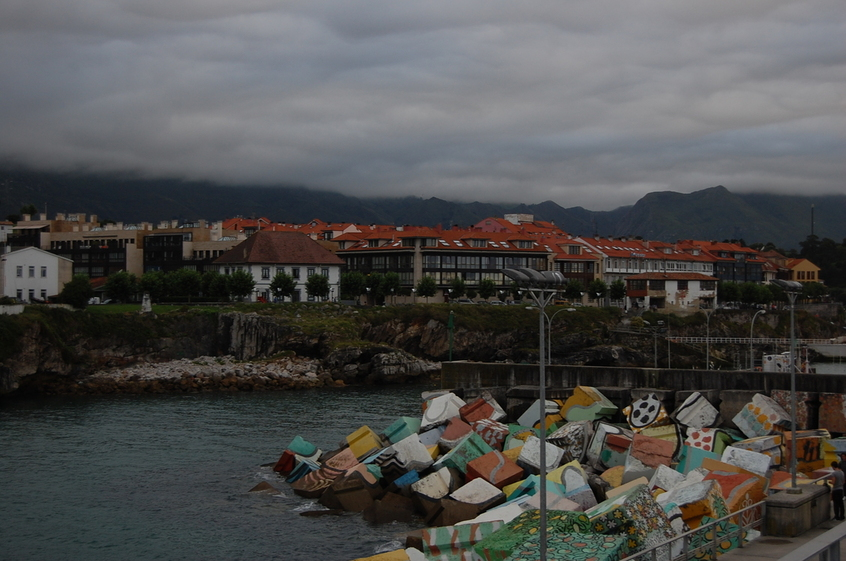
#> input picture LAB 2/Data/llanes/llanes_a.jpg, 846 x 561 px; the run also reads 1 picture not shown here
$ jupyter execute --allow-errors lab2.ipynb   (shell and % lines are left out)
#> lines starting #> are read from the running program, lines starting #| are printed output that depends on the picture
### LAB 2/utils.py
import numpy as np
from math import ceil, log
import matplotlib.pyplot as plt
from scipy.ndimage import map_coordinates
import random
import plotly.graph_objects as go
from typing import Tuple
import sys

def plot_img(img, do_not_use=[0]):
    plt.figure(do_not_use[0])
    do_not_use[0] += 1
    plt.imshow(img)


def get_transformed_pixels_coords(I, H, shift=None):
    ys, xs = np.indices(I.shape[:2]).astype("float64")
    if shift is not None:
        ys += shift[1]
        xs += shift[0]
    ones = np.ones(I.shape[:2])
    coords = np.stack((xs, ys, ones), axis=2)
    coords_H = (H @ coords.reshape(-1, 3).T).T
    coords_H /= coords_H[:, 2, np.newaxis]
    cart_H = coords_H[:, :2]

    return cart_H.reshape((*I.shape[:2], 2))

def apply_H_fixed_image_size(I, H, corners):
    h, w = I.shape[:2] # when we convert to np.array it swaps

    # corners
    c1 = np.array([1, 1, 1])
    c2 = np.array([w, 1, 1])
    c3 = np.array([1, h, 1])
    c4 = np.array([w, h, 1])

    # transformed corners
    Hc1 = H @ c1
    Hc2 = H @ c2
    Hc3 = H @ c3
    Hc4 = H @ c4
    Hc1 = Hc1 / Hc1[2]
    Hc2 = Hc2 / Hc2[2]
    Hc3 = Hc3 / Hc3[2]
    Hc4 = Hc4 / Hc4[2]

    xmin = corners[0]
    xmax = corners[1]
    ymin = corners[2]
    ymax = corners[3]

    size_x = ceil(xmax - xmin + 1)
    size_y = ceil(ymax - ymin + 1)

    # transform image
    H_inv = np.linalg.inv(H)

    out = np.zeros((size_y, size_x, 3))
    shift = (xmin, ymin)
    interpolation_coords = get_transformed_pixels_coords(out, H_inv, shift=shift)
    interpolation_coords[:, :, [0, 1]] = interpolation_coords[:, :, [1, 0]]
    interpolation_coords = np.swapaxes(np.swapaxes(interpolation_coords, 0, 2), 1, 2)

    out[:, :, 0] = map_coordinates(I[:, :, 0], interpolation_coords)
    out[:, :, 1] = map_coordinates(I[:, :, 1], interpolation_coords)
    out[:, :, 2] = map_coordinates(I[:, :, 2], interpolation_coords)

    return out.astype("uint8")

# [4 lines left out: function Normalise_last_coord, not called in this run]

def DLT_homography(points1:np.ndarray, points2:np.ndarray) -> np.ndarray:

    A = []

    for i in range(points1.shape[1]):
        x1, y1, _ = points1[:, i]
        x2, y2, _ = points2[:, i]

        # Ai (2x9)
        A.append([
            0, 0, 0,
            -x1, -y1, -1,
            y2*x1, y2*y1, y2
        ])
        A.append([
            x1, y1, 1,
            0, 0, 0,
            -x2*x1, -x2*y1, -x2
        ])

    A = np.array(A)

    _, _, VT = np.linalg.svd(A)
    h = VT[-1]

    # Reshape the solution vector into a 3x3 matrix
    H = h.reshape(3, 3)

    return H

def Inliers(H:np.ndarray, points1:np.ndarray, points2:np.ndarray, th:float) -> np.ndarray:

    # Check that H is invertible
    if abs(log(np.linalg.cond(H))) > 15:
        idx = np.empty(1)
        return idx

    Npts = points1.shape[1]
    inliers = []
    projected_points = np.dot(H, points1)
    projected_points /= projected_points[2, :]

    for i in range(Npts):
        error = np.linalg.norm(projected_points[:2, i] - points2[:2, i])
        if error < th:
            inliers.append(i)

    return np.array(inliers)


def Ransac_DLT_homography(
        points1: np.ndarray,
        points2: np.ndarray,
        th: float,
        max_it: int
        ) -> Tuple[np.ndarray, np.ndarray]:

    Ncoords, Npts = points1.shape
    it = 0
    best_inliers = np.empty(1)

    while it < max_it:
        indices = random.sample(range(1, Npts), 4)
        H = DLT_homography(points1[:,indices], points2[:,indices])
        inliers = Inliers(H, points1, points2, th)

        # test if it is the best model so far
        if inliers.shape[0] > best_inliers.shape[0]:
            best_inliers = inliers

        # update estimate of iterations (the number of trials) to ensure we pick, with probability p,
        # an initial data set with no outliers

        fracinliers = inliers.shape[0]/Npts
        pNoOutliers = 1 -  fracinliers**4
        eps = sys.float_info.epsilon
        pNoOutliers = max(eps, pNoOutliers)   # avoid division by -Inf
        pNoOutliers = min(1-eps, pNoOutliers) # avoid division by 0
        p = 0.99 # CI
        max_it = log(1-p)/log(pNoOutliers)

        it += 1

    # compute H from all the inliers
    H = DLT_homography(points1[:,best_inliers], points2[:,best_inliers])
    inliers = best_inliers

    return H, inliers


# [41 lines left out: functions optical_center, view_direction, plot_camera, plot_image_origin, not called in this run]

### LAB 2/lab2.ipynb
# Lab 2: Homography estimation and applications

In this lab you will learn how to estimate a homography relating two images given a set of correspondences between them. Then, you will work with different computer vision applications of the homography.

More precisely, the goals are:

1) Homography estimation with the DLT algorithm. <br>

2) Application: Image mosaics. <br>

3) Refinement of the estimated homography with the Gold Standard algorithm. <br>

4) Application: Camera calibration with a planar pattern and augmented reality. <br>

5) Application: Logo detection. <br>

6) Application: Logo replacement.

The following file combines some text cells (Markdown cells) and code cells. Some parts of the code need to be completed. All tasks you need to complete are marked in <span style='color:Green'> green.  </span>

[cell 1]
cd "LAB 2"

[cell 2]
import numpy as np
import cv2
import math
import sys
import matplotlib
from matplotlib import pyplot as plt
from operator import itemgetter
from utils import apply_H_fixed_image_size, plot_img, Ransac_DLT_homography

## **1. Homography estimation with the DLT algorithm**

### **1.1 Compute image correspondences**
Execute the following code to find image correspondences using ORB [1] (you may also use SIFT, SURF, etc)

[1] Ethan Rublee, Vincent Rabaud, Kurt Konolige, Gary R. Bradski: ORB: An efficient alternative to SIFT or SURF. ICCV 2011: 2564-2571.

[cell 3]
import cv2
import matplotlib.pyplot as plt

def get_matches(img1, img2, img3, ratio_threshold=0.85):
    """
    Computes the good matches between three images (img1, img2, img3) using ORB and the ratio test.

    Args:
        img1: The first image.
        img2: The second image.
        img3: The third image.
        ratio_threshold: The threshold to apply for the ratio test.

    Returns:
        good_matches_12: The list of good matches between img1 and img2.
        good_matches_23: The list of good matches between img2 and img3.
        kp1, kp2, kp3: Keypoints from the first, second, and third images.
    """
    # Initiate ORB detector
    orb = cv2.ORB_create()

    # Find the keypoints and descriptors with ORB
    kp1, des1 = orb.detectAndCompute(img1, None)
    kp2, des2 = orb.detectAndCompute(img2, None)
    kp3, des3 = orb.detectAndCompute(img3, None)

    # Keypoint matching
    bf = cv2.BFMatcher()

    # Matching between img1 and img2
    matches_12 = bf.knnMatch(des1, des2, k=2)
    good_matches_12 = []
    for m, n in matches_12:
        if m.distance < ratio_threshold * n.distance:
            good_matches_12.append([m])

    # Matching between img2 and img3
    matches_23 = bf.knnMatch(des2, des3, k=2)
    good_matches_23 = []
    for m, n in matches_23:
        if m.distance < ratio_threshold * n.distance:
            good_matches_23.append([m])

    return good_matches_12, good_matches_23, kp1, kp2, kp3

# Example usage for 3 images
img1 = cv2.imread('Data/llanes/llanes_a.jpg', cv2.IMREAD_GRAYSCALE)
img2 = cv2.imread('Data/llanes/llanes_b.jpg', cv2.IMREAD_GRAYSCALE)
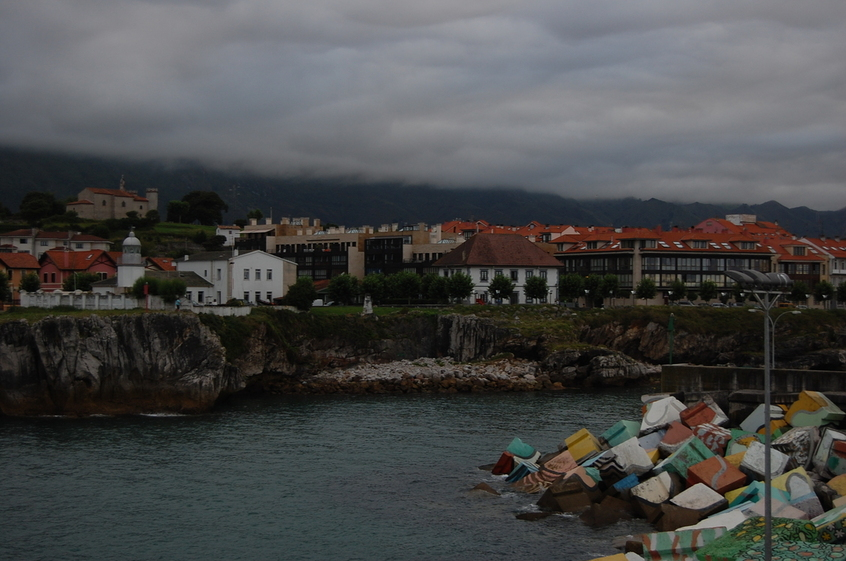
#> input picture LAB 2/Data/llanes/llanes_b.jpg, 846 x 561 px
img3 = cv2.imread('Data/llanes/llanes_c.jpg', cv2.IMREAD_GRAYSCALE)
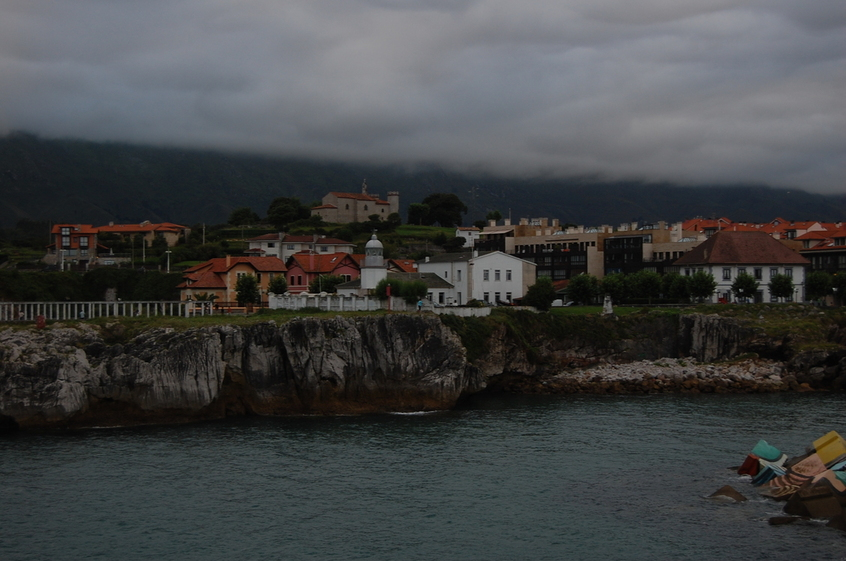
#> input picture LAB 2/Data/llanes/llanes_c.jpg, 846 x 561 px
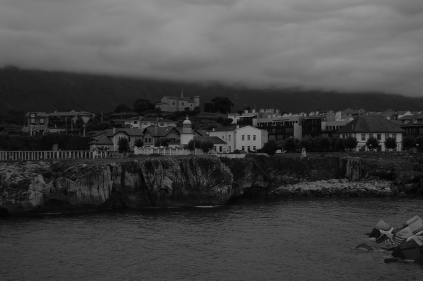
#> img3: shape (561, 846) (shown at 1/2 size); min 0, max 153, mean 67.6

good_matches_12, good_matches_23, kp1, kp2, kp3 = get_matches(img1, img2, img3)
#> in get_matches, `kp1, des1 = orb.detectAndCompute(img1, None)`: kp1 = 500 keypoints; strongest (x, y, size): (450, 495, 31), (451, 496, 37.2), (629, 407, 31), (452, 495, 44.6)
#> in get_matches, `kp2, des2 = orb.detectAndCompute(img2, None)`: kp2 = 500 keypoints; strongest (x, y, size): (671, 500, 31), (672, 500, 44.6), (722, 497, 31), (669, 292, 31)
#> in get_matches, `kp3, des3 = orb.detectAndCompute(img3, None)`: kp3 = 500 keypoints; strongest (x, y, size): (498, 293, 31), (496, 293, 31), (456, 304, 31), (440, 293, 31)
#> in get_matches, `matches_12 = bf.knnMatch(des1, des2, k=2)`: matches_12 = 500 matches
#> after the loop in get_matches, `for m, n in matches_12:`: good_matches_12 = 152 matches
#> in get_matches, `matches_23 = bf.knnMatch(des2, des3, k=2)`: matches_23 = 500 matches
#> after the loop in get_matches, `for m, n in matches_23:`: good_matches_23 = 188 matches
#> good_matches_12 = 152 matches; good_matches_23 = 188 matches

# Show "good" matches between img1 and img2
img_12 = cv2.drawMatchesKnn(img1, kp1, img2, kp2, good_matches_12, None, flags=cv2.DrawMatchesFlags_NOT_DRAW_SINGLE_POINTS)
plt.imshow(img_12)
fig = plt.gcf()
fig.set_size_inches(18.5, 10.5)
plt.show()

# Show "good" matches between img2 and img3
img_23 = cv2.drawMatchesKnn(img2, kp2, img3, kp3, good_matches_23, None, flags=cv2.DrawMatchesFlags_NOT_DRAW_SINGLE_POINTS)
plt.imshow(img_23)
fig = plt.gcf()
fig.set_size_inches(18.5, 10.5)
plt.show()

### **1.2 Compute the homography (DLT algorithm) between image pairs**

The following cell of code calls the 'Ransac_DLT_homography' function from utils.py
Before running the code of the cell you first need to complete some functions in utils.py that are called from 'Ransac_DLT_homography' function:

<span style='color:Green'> - Complete the 'DLT_homography' function that computes a homography from a set of point correspondences with the DLT algorithm.  </span>

<span style='color:Green'> - Complete the 'Inliers' function that, given a homography, a set of point correspondences and a certain threshold  returns the indices of the correspondences that are inliers.  </span>

[cell 4]
def get_homography(kp1, kp2, good_matches, th = 3, max_it = 1000):
    """
    Computes the homography between two images given keypoints and matches.

    Args:
        kp1: Keypoints from the first image.
        kp2: Keypoints from the second image.
        good_matches: List of good matches between the images.

    Returns:
        H: The computed homography matrix.
        inlier_matches: List of inlier matches.
    """
#> called with th = 3, max_it = 1000
    points1 = []
    points2 = []

    # Extract points from the good matches
    for m in good_matches:
        points1.append([kp1[m[0].queryIdx].pt[0], kp1[m[0].queryIdx].pt[1], 1])
        points2.append([kp2[m[0].trainIdx].pt[0], kp2[m[0].trainIdx].pt[1], 1])
#> after the loop, points1 = 152 items, first 6: [366, 245, 1], [563, 450, 1], [557, 410, 1], [546, 443, 1], [458, 244, 1], [575, 460, 1]; points2 = 152 items, first 6: [584, 247, 1], [788, 456, 1], [781, 415, 1], [772, 449, 1], [678, 246, 1], [801, 467, 1]

    points1 = np.asarray(points1).T
    points2 = np.asarray(points2).T

    # Compute homography using RANSAC
    H, indices_inlier_matches = Ransac_DLT_homography(points1, points2, th, max_it)
#> the loop in Ransac_DLT_homography, `while it < max_it:` made 12 passes
#> best_inliers on pass 1: [11, 28, 30, 37, 56, 64, 67, 85, 96, 99, 108, 117, 143]
#> after the loop in Ransac_DLT_homography, `while it < max_it:`: best_inliers = 130 values from 0 to 150; it = 12
#> in Ransac_DLT_homography, `H = DLT_homography(points1[:,best_inliers], points2[:,best_inliers])`: H = [[-0.00379, 1.23e-05, -0.997], [0.000168, -0.00407, -0.0723], [5.36e-07, 3.8e-08, -0.00428]]
#> in Ransac_DLT_homography, `inliers = best_inliers`: inliers = 130 values from 0 to 150
#> indices_inlier_matches = 130 values from 0 to 150

    # Get inlier matches
    inlier_matches = itemgetter(*indices_inlier_matches)(good_matches)
#> inlier_matches = 130 matches

    return H, inlier_matches

# Example usage for homography between images 1 and 2
H_12, inlier_matches_12 = get_homography(kp1, kp2, good_matches_12)
#> H_12 has the same summary as H in Ransac_DLT_homography; inlier_matches_12 = 130 matches

# Visualize matches for image 1 and 2
img_12 = cv2.drawMatchesKnn(img1, kp1, img2, kp2, inlier_matches_12, None, flags=cv2.DrawMatchesFlags_NOT_DRAW_SINGLE_POINTS)
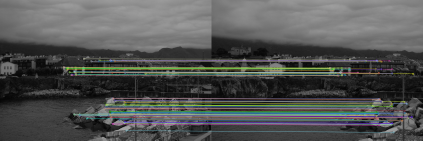
#> img_12: shape (561, 1692, 3) (shown at 1/4 size); mean of channels 0, 1, 2 82.6, 83.7, 82.2; drawn as B, G, R
plt.imshow(img_12)
fig = matplotlib.pyplot.gcf()
fig.set_size_inches(18.5, 10.5)
plt.show()

# Example usage for homography between images 2 and 3
H_23, inlier_matches_23 = get_homography(kp2, kp3, good_matches_23)
#> the loop in Ransac_DLT_homography (call 2), `while it < max_it:` made 14 passes
#> inliers on passes 1, 2, 3, 5, 6, 7, 8: [461094523.6], [105144793.3], [5943372.7], [31975581.5], [14, 21, 29, 43, 73, 74, 114, 122, 132, 141, 151, 155, 169], [83056633.4], [224321076]

# Visualize matches for image 2 and 3
img_23 = cv2.drawMatchesKnn(img2, kp2, img3, kp3, inlier_matches_23, None, flags=cv2.DrawMatchesFlags_NOT_DRAW_SINGLE_POINTS)
plt.imshow(img_23)
fig = matplotlib.pyplot.gcf()
fig.set_size_inches(18.5, 10.5)
plt.show()

## **2. Application: Image mosaics**

Now that the homographies relating the images have been estimated we can create a mosaic by properly transforming and fusing the different image contents.
For that we create a big enough canvas where the mosaic will be created. The function 'apply_H_fixed_image_size' is provided in utils.py, it is a variant of the 'apply_H' function from lab 1 where this time the size of the transformed is fixed and given as an extra input.

<span style='color:Green'> - Complete the 2nd input argument to the 'apply_H_fixed_image_size' function in order to get the image mosaic. </span>

[cell 5]
img1 = cv2.imread('Data/llanes/llanes_a.jpg', cv2.IMREAD_GRAYSCALE)
img2 = cv2.imread('Data/llanes/llanes_b.jpg', cv2.IMREAD_GRAYSCALE)
img3 = cv2.imread('Data/llanes/llanes_c.jpg', cv2.IMREAD_GRAYSCALE)

[cell 6]
good_matches_12, good_matches_23, kp1, kp2, kp3 = get_matches(img1, img2, img3)

img_12 = cv2.drawMatchesKnn(img1, kp1, img2, kp2, good_matches_12, None, flags=cv2.DrawMatchesFlags_NOT_DRAW_SINGLE_POINTS)
plt.imshow(img_12)
fig = plt.gcf()
fig.set_size_inches(18.5, 10.5)
plt.show()

img_23 = cv2.drawMatchesKnn(img2, kp2, img3, kp3, good_matches_23, None, flags=cv2.DrawMatchesFlags_NOT_DRAW_SINGLE_POINTS)
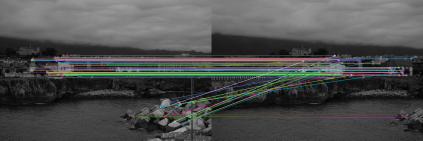
#> img_23: shape (561, 1692, 3) (shown at 1/4 size); mean of channels 0, 1, 2 78.2, 77.5, 78.1; drawn as B, G, R
plt.imshow(img_23)
fig = plt.gcf()
fig.set_size_inches(18.5, 10.5)
plt.show()

[cell 7]
H_12, inlier_matches_12 = get_homography(kp1, kp2, good_matches_12, th=1)
H_23, inlier_matches_23 = get_homography(kp2, kp3, good_matches_23, th=1)
print(len(inlier_matches_12), len(inlier_matches_23))
#| 80 77

img_12 = cv2.drawMatchesKnn(img1, kp1, img2, kp2, inlier_matches_12, None, flags=cv2.DrawMatchesFlags_NOT_DRAW_SINGLE_POINTS)
plt.imshow(img_12)
fig = matplotlib.pyplot.gcf()
fig.set_size_inches(18.5, 10.5)
plt.show()

img_23 = cv2.drawMatchesKnn(img2, kp2, img3, kp3, inlier_matches_23, None, flags=cv2.DrawMatchesFlags_NOT_DRAW_SINGLE_POINTS)
plt.imshow(img_23)
fig = matplotlib.pyplot.gcf()
fig.set_size_inches(18.5, 10.5)
plt.show()

[cell 8]
corners = [-400, 1200, -100, 650] # corners of the canvas where the mosaic will be created

img1c = cv2.imread('Data/llanes/llanes_a.jpg', cv2.IMREAD_COLOR)
#> img1c is the input picture: shape (561, 846, 3); mean B, G, R 76.8, 77.5, 77.7
img2c = cv2.imread('Data/llanes/llanes_b.jpg', cv2.IMREAD_COLOR)
#> img2c is the input picture: shape (561, 846, 3); mean B, G, R 73.1, 73.2, 72.4
img3c = cv2.imread('Data/llanes/llanes_c.jpg', cv2.IMREAD_COLOR)
#> img3c is the input picture: shape (561, 846, 3); mean B, G, R 68.9, 68.1, 66.1
img1c = cv2.cvtColor(img1c, cv2.COLOR_BGR2RGB)
img2c = cv2.cvtColor(img2c, cv2.COLOR_BGR2RGB)
img3c = cv2.cvtColor(img3c, cv2.COLOR_BGR2RGB)

img1c_w = apply_H_fixed_image_size(img1c, H_12, corners) # complete the call to the function
img2c_w = apply_H_fixed_image_size(img2c, np.eye(3), corners) # complete the call to the function
img3c_w = apply_H_fixed_image_size(img3c, np.linalg.inv(H_23), corners) # complete the call to the function

img_mosaic = np.maximum(img3c_w,np.maximum(img1c_w,img2c_w))
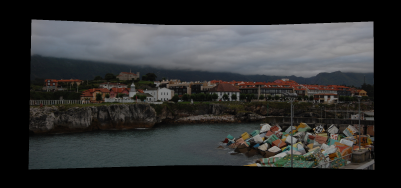
#> img_mosaic: shape (751, 1601, 3) (shown at 1/4 size); mean R, G, B 48.8, 49.3, 49.2
plot_img(img_mosaic)
fig = matplotlib.pyplot.gcf()
fig.set_size_inches(18.5, 10.5)
img_mosaic = cv2.cvtColor(img_mosaic, cv2.COLOR_RGB2BGR)
cv2.imwrite('mosaic_llanes.png', img_mosaic)
#> Out = True

<span style='color:Green'> - Compute the mosaic with images from folder 'castle_int'. </span>

[cell 9]
img1 = cv2.imread('Data/castle_int/0014_s.png', cv2.IMREAD_GRAYSCALE)
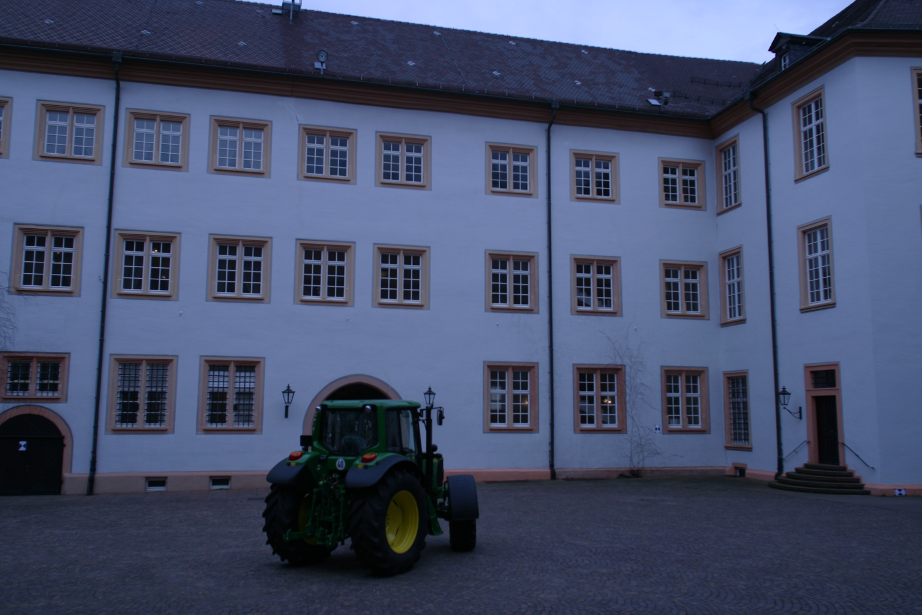
#> input picture LAB 2/Data/castle_int/0014_s.png, 922 x 615 px
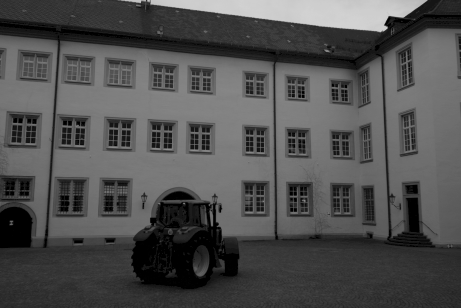
#> img1: shape (615, 922) (shown at 1/2 size); min 0, max 212, mean 79.4
img2 = cv2.imread('Data/castle_int/0015_s.png', cv2.IMREAD_GRAYSCALE)
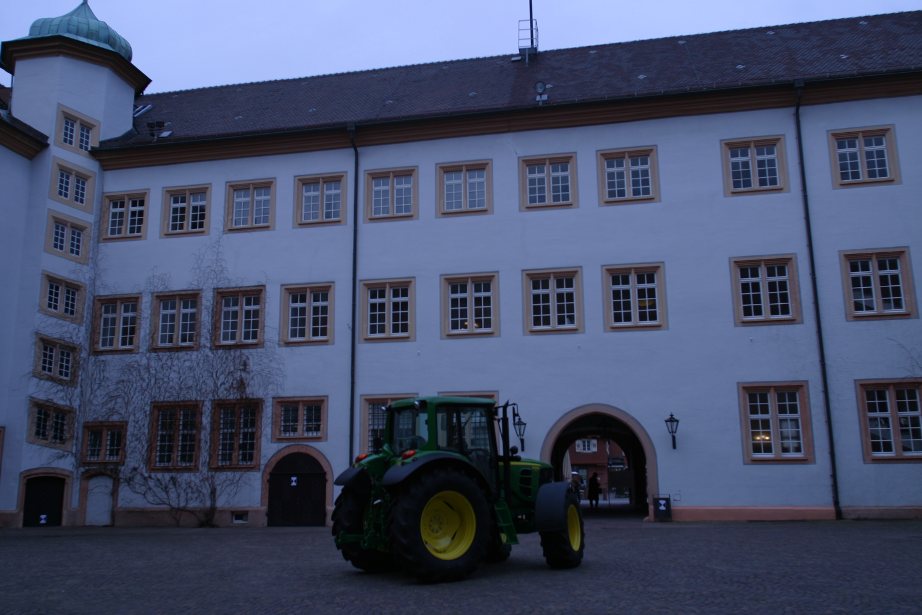
#> input picture LAB 2/Data/castle_int/0015_s.png, 922 x 615 px
#> img2: shape (615, 922)
img3 = cv2.imread('Data/castle_int/0016_s.png', cv2.IMREAD_GRAYSCALE)
#> (the rest of the program and of its run is left out)
